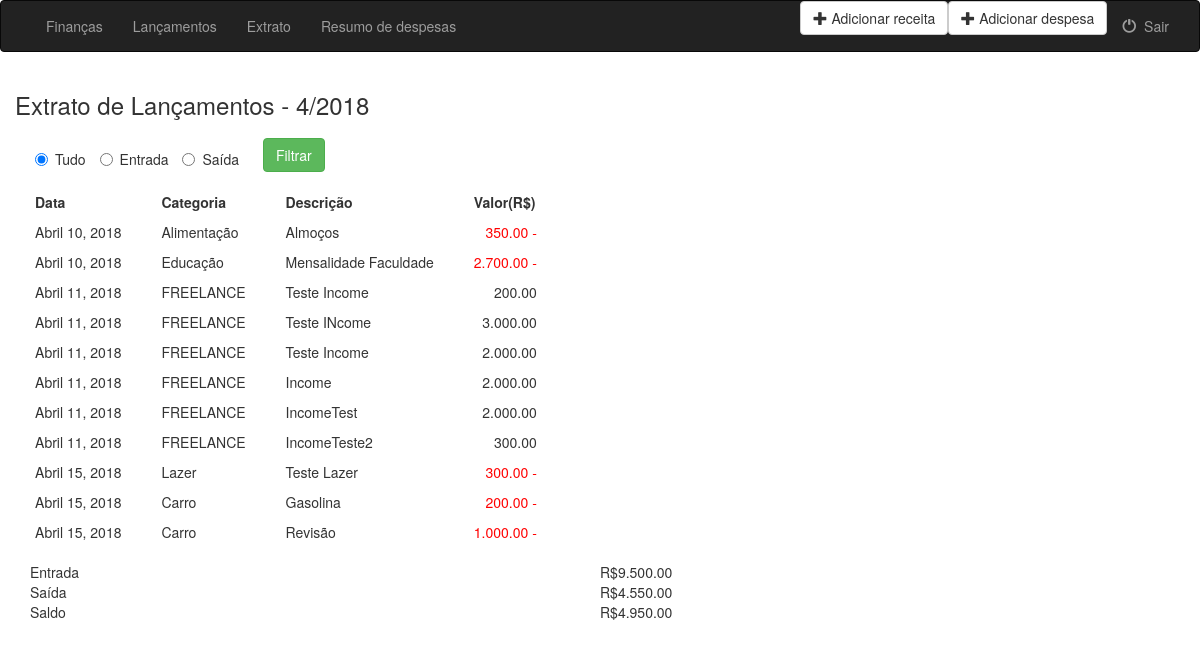
Page /finances/entries_statement/ (signed in) on the earlier database version.
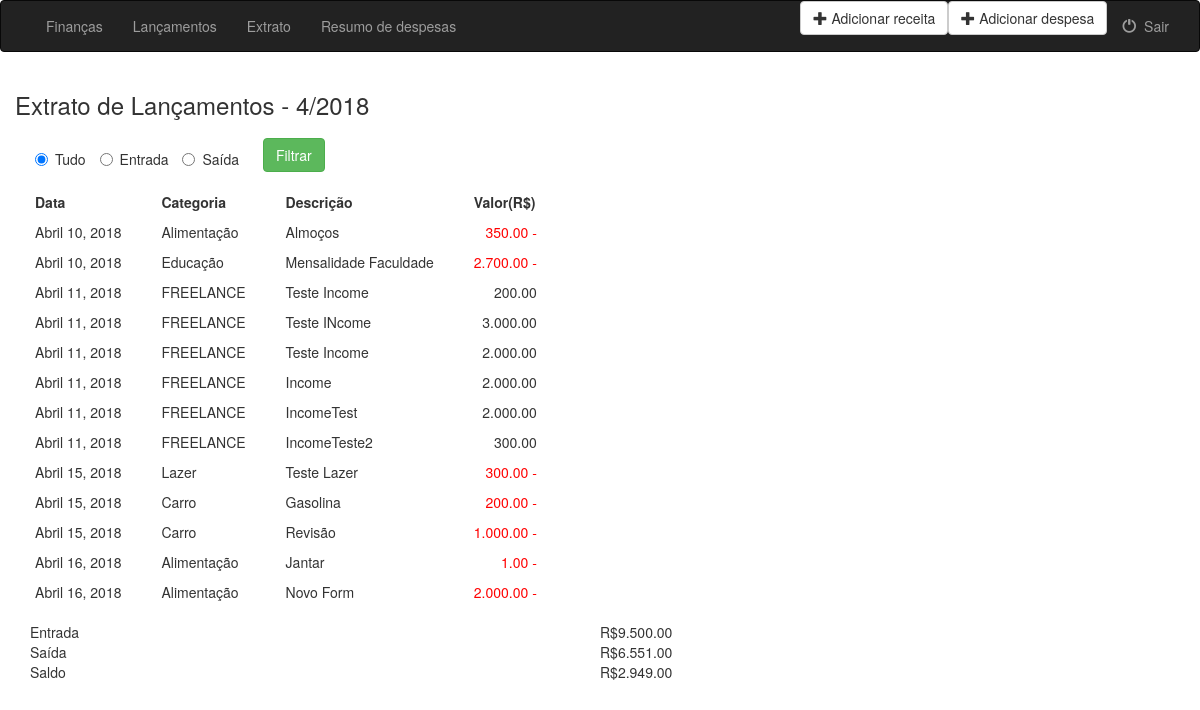
Same page on the later database version.
### finances/models.py (models this page shows, shortened)
class Entry(models.Model):
    agent = models.ForeignKey(User, on_delete=models.CASCADE)
    category = models.ForeignKey(Category, on_delete=models.CASCADE)
    description = models.CharField(max_length=100)
    amount = models.FloatField()
    entry_date = models.DateField(default=timezone.now)
    objects = EntryManager()

class Category(models.Model):
    INCOME = 'IN'
    EXPENSE = 'EX'
    ENTRY_TYPE_CHOICES = (
        (INCOME, 'INCOME'),
        (EXPENSE, 'EXPENSE'),
    )
    entries_type = models.CharField(
        max_length=2,
        choices=ENTRY_TYPE_CHOICES,
        default= EXPENSE,
    )
    description = models.CharField(max_length=100)

### finances/views.py (the view)
# urls.py: path('entries_statement/', views.EntriesStatement.as_view(), name='entries_statement'),
class EntriesStatement(LoginRequiredMixin, View):
    template_name = 'finances/entries_statement.html'
    login_url = "finances:login_user"
    def get(self, request):
        return get_list_entries(request, None, self.template_name)

### finances/models.py (called while the page is built)
    def get_entries(self, user, month, year, limit, entry_type):
        try:
            return self.order_by('entry_date').filter(
                agent=user, category__in=Category.objects.filter(entries_type__in=entry_type),
                entry_date__month=month, entry_date__year=year
                )[:limit]
        except ObjectDoesNotExist:
            return None

    def get_incomes(self, user, month, year, limit):
        return self.get_entries(user, month, year, limit, [('IN')])

    def get_expenses(self, user, month, year, limit):
        return self.get_entries(user, month, year, limit, [('EX')])

    def get_all_entries(self, user, month, year, limit):
        return self.get_entries(user, month, year, limit, [('IN'), ('EX')])

    def get_entries_amount(self, user, entries):
        return entries.aggregate(Sum('amount'))

    def get_amount_expenses_by_category(self, user, month, year, limit):
        expenses = self.get_expenses(user, month, year, limit)
        return expenses.order_by('category__description').values('category__description').annotate(Sum('amount'))

### finances/templatetags/get_sum.py (called while the page is built)
@register.filter
def get_balance(income, expense):
    return income - expense

### finances/templates/finances/entries_statement.html (shortened to what this page needs)
{% extends 'finances/base.html' %}
{% load format_currency %}
{% load get_sum %}
{% block body %}
<div class="container-fluid">
    <h3>Extrato de Lançamentos - {{current_month}}/{{current_year}}</h3>
    <div class="filter">
        <form class="form-horizontal" role="form" action="{% url 'finances:entries_statement'%}" method="get" enctype="multipart/form-data">
            <label class="radio-inline">
                <input type="radio" name="entry_type" value="all"  {% if entry_type == 'all'%}checked="checked" {% endif %}>Tudo
            </label>
            <label class="radio-inline"><input type="radio" name="entry_type" value="income" {% if entry_type == 'income'%}checked="checked" {% endif %}>Entrada</label>
            <label class="radio-inline"><input type="radio" name="entry_type" value="expense"  {% if entry_type == 'expense'%}checked="checked" {% endif %}>Saída</label>
            <div class="button-filter">
                <button type="submit" class="btn btn-success">Filtrar</button>
            </div>
        </form>
    </div>
    <table>
        <tr>
            <th>Data</th>
            <th>Categoria</th>
            <th>Descrição</th>
            <th>Valor(R$)</th>
        </tr>
        {% if entry_type == 'income' %}
            {% for entry in incomes %}
            <tr>
                <td>{{entry.entry_date}}</td>
                <td>{{entry.category.description}}</td>
                <td>{{entry.description}}</td>
                <td class= "income">{{entry.amount|format_currency}}</td>
            </tr>
            {% endfor %}
        {% else %}
            {% for entry in all_entries %}
            <tr>
                <td>{{entry.entry_date}}</td>
                <td>{{entry.category.description}}</td>
                <td>{{entry.description}}</td>
                {%if entry.category.entries_type == 'EX'%}
                    <td class="expense">{{entry.amount|format_currency}} -</td>
                {% else %}
                    <td class="income">{{entry.amount|format_currency}}</td>
                {% endif%}
            </tr>
            {% endfor %}
        {% endif %}
    </table>
    <div class="container">
        <br />
        <div class="row">
            <div class="col-sm-6">Entrada</div>
            <div class="col-sm">
                {{total_incomes.amount__sum|format_currency_symbol}}
            </div>
        </div>
        <div class="row">
            <div class="col-sm-6">Saída</div>
            <div class="col-sm"> {{total_expenses.amount__sum|format_currency_symbol}} </div>
        </div>
        <div class="row">
            <div class="col-sm-6">Saldo</div>
            <div class="col-sm">{{total_incomes.amount__sum|get_balance:total_expenses.amount__sum|format_currency_symbol}} </div>
        </div>
    </div>
</div>
{% endblock %}

Differences in the rows shown:
added Entry: entry_date "Abril 16, 2018", category.description "Alimentação", description "Jantar", amount "1.00"
added Entry: entry_date "Abril 16, 2018", category.description "Alimentação", description "Novo Form", amount "2.000.00"
Other differences:
{{ total_expenses.amount__sum|format_currency_symbol }}: "R$4.550.00" → "R$6.551.00"
text no longer shown: "R$4.950.00"
text now shown: "R$2.949.00"
